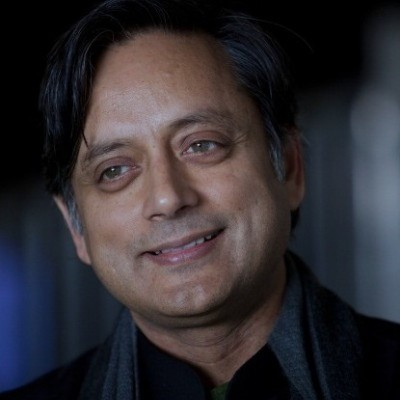
#> input picture Dr_Shashi_Tharoor.jpg, 400 x 400 px, found by its file name
$ jupyter execute --allow-errors 'Lab 5-Spring 2025.ipynb'
#> lines starting #> are read from the running program, lines starting #| are printed output that depends on the picture
#### Instructions
###### Follow the instructions given in comments prefixed with ## and write your code below that.
###### Also fill the partial code in given blanks.
###### Don't make any changes to the rest part of the codes

### Answer the questions given at the end of this notebook within your report.

### You would need to submit your GitHub repository link. Refer to the Section 6: Final Submission on the PDF document for the details.

[cell 1]
import cv2
import numpy as np
import matplotlib.pyplot as plt
from sklearn.cluster import KMeans
from matplotlib.offsetbox import OffsetImage, AnnotationBbox

[cell 2]
import wandb
wandb.login(key="33583669fae0769fdb89d0b23530f7afaa8991b6")

#> (a cell that did not finish here is left out)

[cell 4]
from matplotlib.offsetbox import OffsetImage, AnnotationBbox
# Extract face region features (Hue and Saturation)
#> (the rest of this cell did not finish here and is left out)

[cell 5]
# Create an empty list to store legend labels
legend_labels = []

# Create lists to store points for each cluster
cluster_0_points = []
cluster_1_points = []

# Your code for scatter plot goes here
fig, ax = plt.subplots(figsize=(12, 6))
#> (the rest of this cell did not finish here and is left out)

[cell 6]
## Read the class of the template image 'Dr_Shashi_Tharoor.jpg' using cv2 and store it in template_img
template_img = cv2.imread('/Users/arnavsawhney/Downloads/Dr_Shashi_Tharoor.jpg')
#> template_img is the input picture: shape (400, 400, 3); mean B, G, R 49.8, 45.4, 49.1
wandb.log({"template image": wandb.Image(template_img)})
# Detect face  in the template image after converting it to gray and store it in template_faces
grey_img = cv2.cvtColor(template_img, cv2.COLOR_BGR2GRAY)
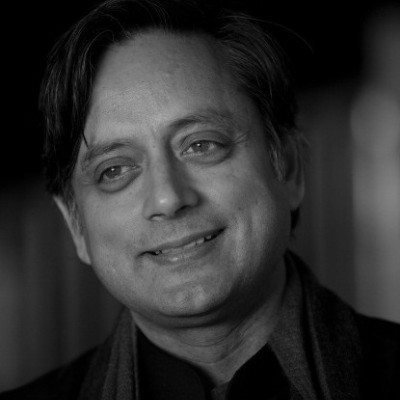
#> grey_img: shape (400, 400); min 0, max 188, mean 47
#> (the rest of this cell did not finish here and is left out)

[cell 7]
# Convert the template image to HSV color space and store it in template_hsv
template_hsv = cv2.cvtColor(template_img, cv2.COLOR_BGR2HSV)
#> template_hsv: shape (400, 400, 3); mean H, S, V 66.8, 85.4, 57.9

# Extract hue and saturation features from the template image as we did it for detected faces.
template_hue = np.mean(template_hsv[:, :, 0])
#> template_hue = 66.78
template_saturation = np.mean(template_hsv[:, :, 1])
#> template_saturation = 85.39

# Predict the cluster label for the template image and store it in template_label
#> (the rest of this cell did not finish here and is left out)
